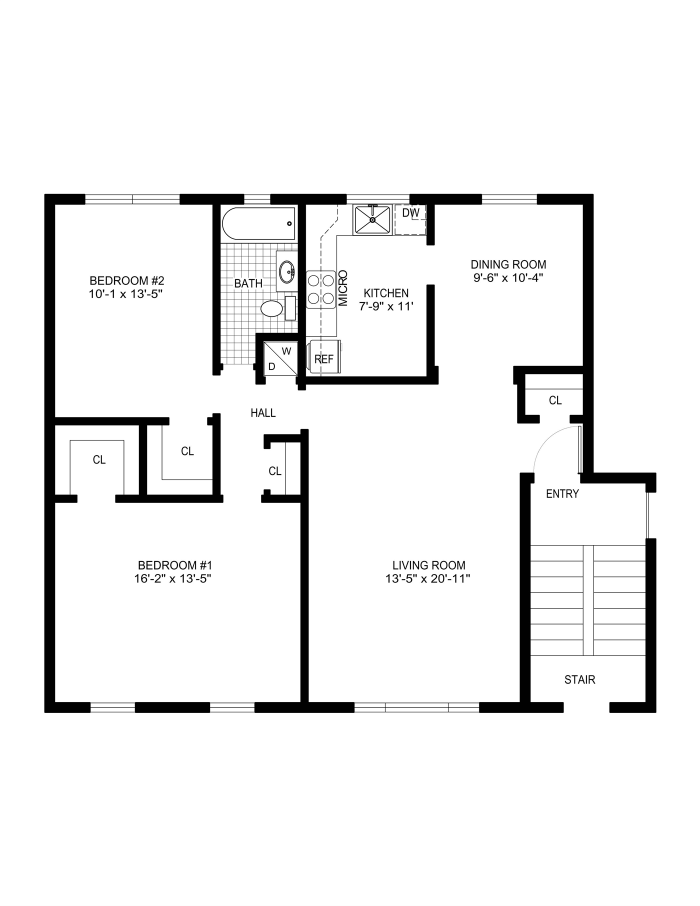
#> input picture key_point/maze.png, 1400 x 1811 px (shown at 1/2 size)
$ python key.py
#> lines starting #> are read from the running program, lines starting #| are printed output that depends on the picture
# import modules
import cv2 ,numpy as np

# set the window name
window="Include Help"

# create a blank image
# the image size is (512,512) and 3 layered
image = cv2.imread('maze.png')
#> image is the input picture: shape (1811, 1400, 3); min 0, max 255, mean 239
scale_percent = 50

#calculate the 50 percent of original dimensions
width = int(image.shape[1] * scale_percent / 100)
#> width = 700
height = int(image.shape[0] * scale_percent / 100)
#> height = 905

# dsize
dsize = (width, height)
#> dsize = (700, 905)

# resize image
image = cv2.resize(image, dsize)
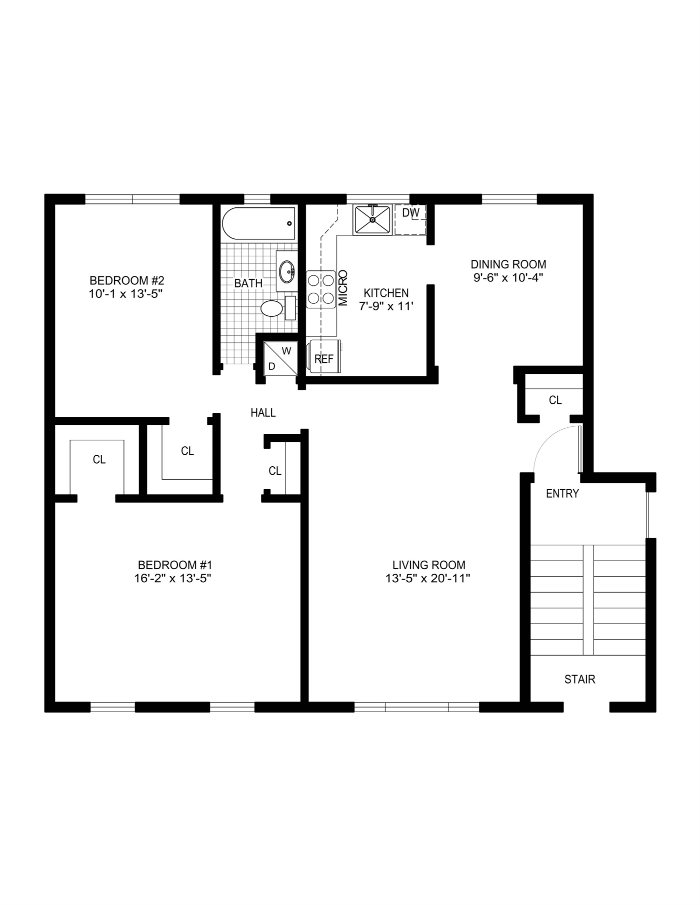
#> image: shape (905, 700, 3); min 0, max 255, mean 239

# set the name to the window
cv2.namedWindow(window)

key_points = []

# Create the Event Capturing Function
def capture_event(event,x,y,flags,params):
    # event= click of the mouse
    # x,y are position of cursor
    # check the event if it was right click
    if event==cv2.EVENT_RBUTTONDOWN:
        # create a circle at that position
        # of radius 30 and color red
        cv2.circle(image,(x,y),10,(0,0,255),-1)
        key_points.append((x,y))


    # Check if the event was left click
    if event==cv2.EVENT_LBUTTONDBLCLK:
        # create a circle at that position
        # of radius 30 and color greeen
        cv2.circle(image,(x,y),10,(0,255,0),-1)
        key_points.append((x,y))

    #  check if the event was scrolling
    if event==cv2.EVENT_MBUTTONDBLCLK:
        # create a circle at that position
        # of radius 30 and color  blue
        cv2.circle(image,(x,y),10,(255,0,0),-1)

# set the mouse settin function
cv2.setMouseCallback(window,capture_event)

# create a loop untill we press the button
while True:
    cv2.imshow(window,image)
    if cv2.waitKey(1)==13:
#> (key Esc is pressed here)
        break
print(key_points)
cv2.destroyAllWindows()
